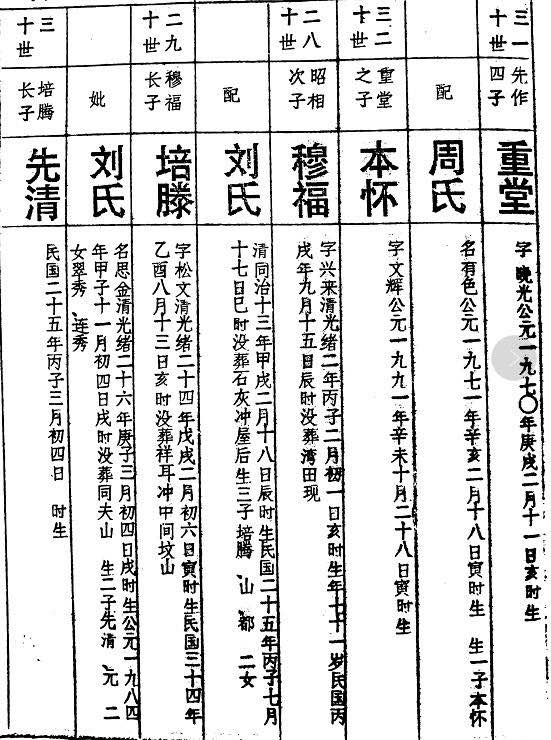
#> input picture images/table01.jpg, 551 x 740 px
$ python retinex.py --image ../images/table01.jpg
#> lines starting #> are read from the running program, lines starting #| are printed output that depends on the picture
# -*- coding: utf-8 -*-
"""
 @File    : retinex.py
 @Time    : 2020/4/1 下午2:30
 @Author  : yizuotian
 @Description    :
"""

# ref [11]
# ref [11]

# ref [11]
# ref [11]
import argparse

import cv2
import numpy as np


def singleScaleRetinexProcess(img, sigma):
    temp = cv2.GaussianBlur(img, (0, 0), sigma)
    gaussian = np.where(temp == 0, 0.01, temp)
    retinex = np.log10(img + 0.01) - np.log10(gaussian)
    return retinex


def multiScaleRetinexProcess(img, sigma_list):
    retinex = np.zeros_like(img * 1.0)
    for sigma in sigma_list:
        retinex = singleScaleRetinexProcess(img, sigma)
    retinex = retinex / len(sigma_list)
    return retinex


def colorRestoration(img, alpha, beta):
    img_sum = np.sum(img, axis=2, keepdims=True)
    color_restoration = beta * (np.log10(alpha * img) - np.log10(img_sum))
    return color_restoration


def multiScaleRetinexWithColorRestorationProcess(img, sigma_list, G, b, alpha, beta):
    img = np.float64(img) + 1.0
    img_retinex = multiScaleRetinexProcess(img, sigma_list)
    img_color = colorRestoration(img, alpha, beta)
    img_msrcr = G * (img_retinex * img_color + b)
    return img_msrcr


def simplestColorBalance(img, low_clip, high_clip):
    total = img.shape[0] * img.shape[1]
    for i in range(img.shape[2]):
        unique, counts = np.unique(img[:, :, i], return_counts=True)
        current = 0
        for u, c in zip(unique, counts):
            if float(current) / total < low_clip:
                low_val = u
            if float(current) / total < high_clip:
                high_val = u
            current += c
        img[:, :, i] = np.maximum(np.minimum(img[:, :, i], high_val), low_val)
    return img


def touint8(img):
    for i in range(img.shape[2]):
        img[:, :, i] = (img[:, :, i] - np.min(img[:, :, i])) / \
                       (np.max(img[:, :, i]) - np.min(img[:, :, i])) * 255
    img = np.uint8(np.minimum(np.maximum(img, 0), 255))
    return img


def SSR(img, sigma=300):
    ssr = singleScaleRetinexProcess(img, sigma)
    ssr = touint8(ssr)
    return ssr


def MSR(img, sigma_list=[15, 80, 250]):
    msr = multiScaleRetinexProcess(img, sigma_list)
    msr = touint8(msr)
    return msr


def MSRCR(img, sigma_list=[15, 80, 250], G=5, b=25, alpha=125, beta=46, low_clip=0.01, high_clip=0.99):
    msrcr = multiScaleRetinexWithColorRestorationProcess(img, sigma_list, G, b, alpha, beta)
    msrcr = touint8(msrcr)
    msrcr = simplestColorBalance(msrcr, low_clip, high_clip)
    return msrcr


def main():
    ap = argparse.ArgumentParser()
    ap.add_argument('-i', '--image', required=True)
    args = vars(ap.parse_args())

    image = cv2.imread(args["image"])
#> image is the input picture: shape (740, 551, 3); min 0, max 255, mean 216.9

    ssr = SSR(image)
#> in singleScaleRetinexProcess, `retinex = np.log10(img + 0.01) - np.log10(gaussian)`:
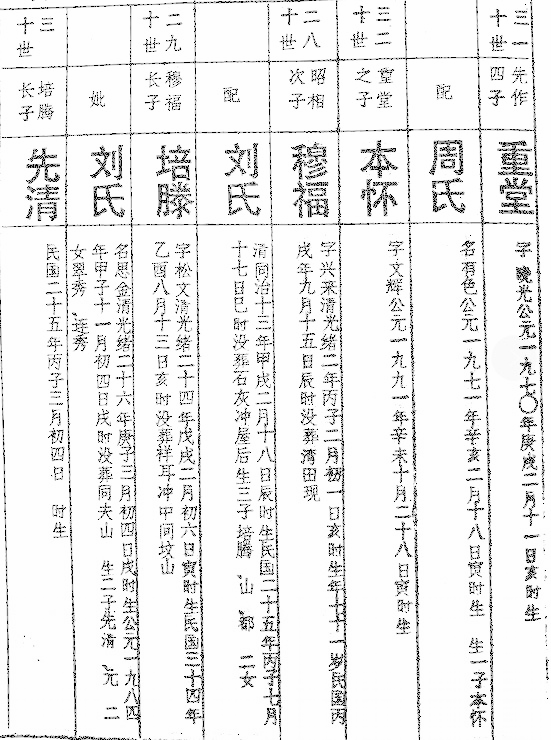
#> retinex: shape (740, 551, 3) float64; min -4.35, max 0.0802, mean -0.23; drawn with min black and max white
    msr = MSR(image)
#> the loop in multiScaleRetinexProcess, `for sigma in sigma_list:` made 3 passes
#> pass 1, in singleScaleRetinexProcess (call 2), `temp = cv2.GaussianBlur(img, (0, 0), sigma)`:
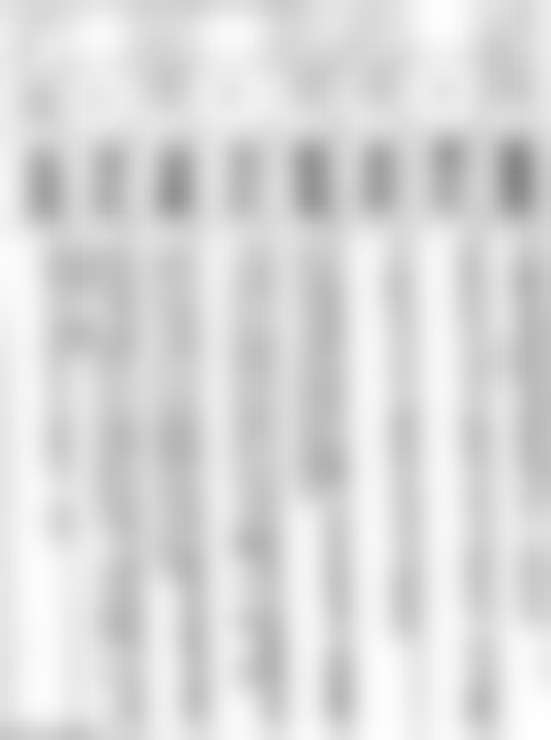
#> temp: shape (740, 551, 3); min 133, max 255, mean 216.9
    msrcr = MSRCR(image)
#> the loop in multiScaleRetinexProcess (call 2), `for sigma in sigma_list:` made 3 passes
#> pass 1, in singleScaleRetinexProcess (call 5), `temp = cv2.GaussianBlur(img, (0, 0), sigma)`:
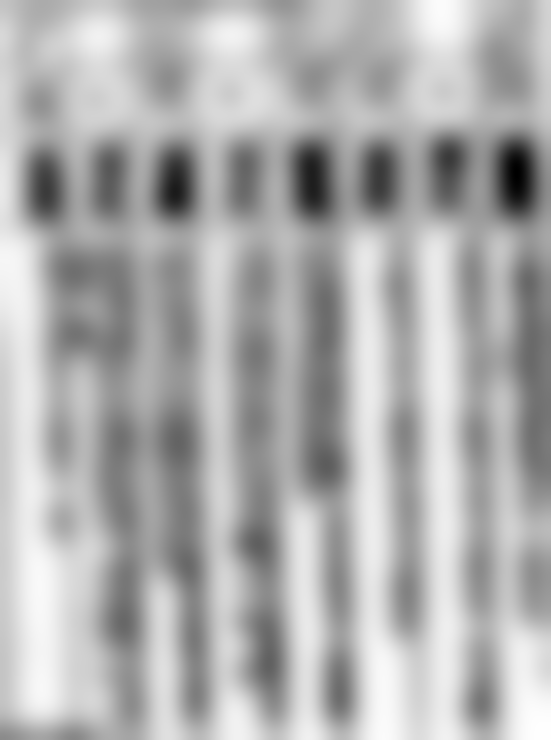
#> temp: shape (740, 551, 3) float64; min 135.6, max 255.9, mean 217.9; drawn with min black and max white
#> pass 1, in singleScaleRetinexProcess (call 5), `retinex = np.log10(img + 0.01) - np.log10(gaussian)`:
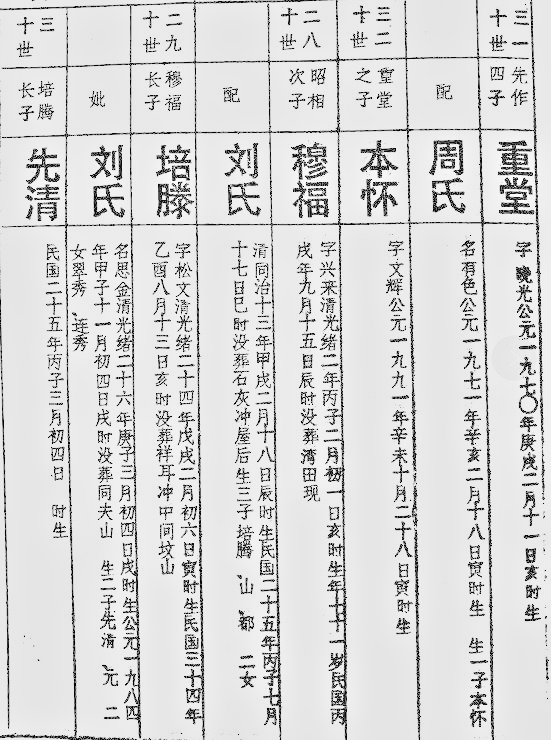
#> retinex: shape (740, 551, 3) float64; min -2.4, max 0.275, mean -0.145; drawn with min black and max white
#> pass 2, in singleScaleRetinexProcess (call 6), `retinex = np.log10(img + 0.01) - np.log10(gaussian)`:
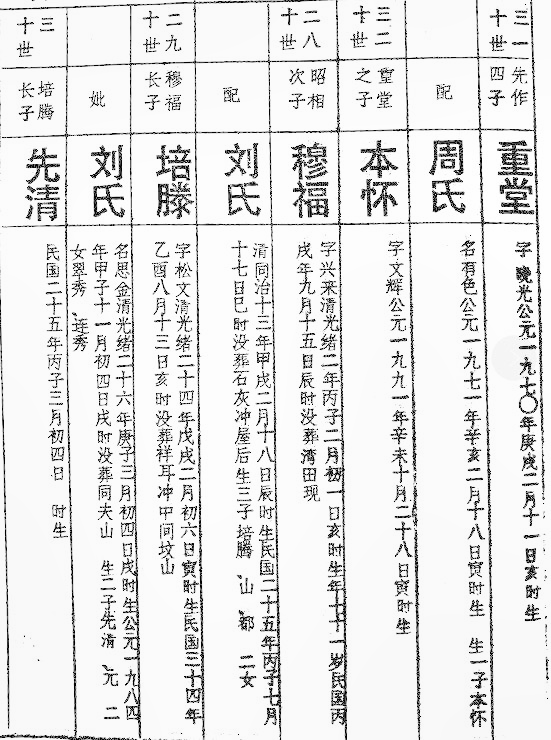
#> retinex: shape (740, 551, 3) float64; min -2.36, max 0.0999, mean -0.146; drawn with min black and max white
#> in colorRestoration, `color_restoration = beta * (np.log10(alpha * img) - np.log10(img_sum))`:
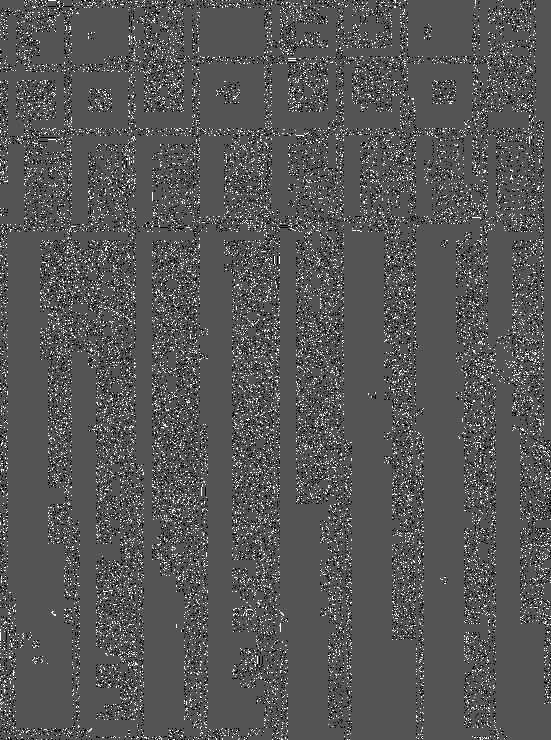
#> color_restoration: shape (740, 551, 3) float64; min 74.51, max 74.51, mean 74.5; drawn with min black and max white
#> after the loop in simplestColorBalance, `for i in range(img.shape[2]):`: img: shape (740, 551, 3); min 0, max 254, mean 231

    cv2.imshow("Retinex", np.hstack([image, ssr, msr, msrcr]))
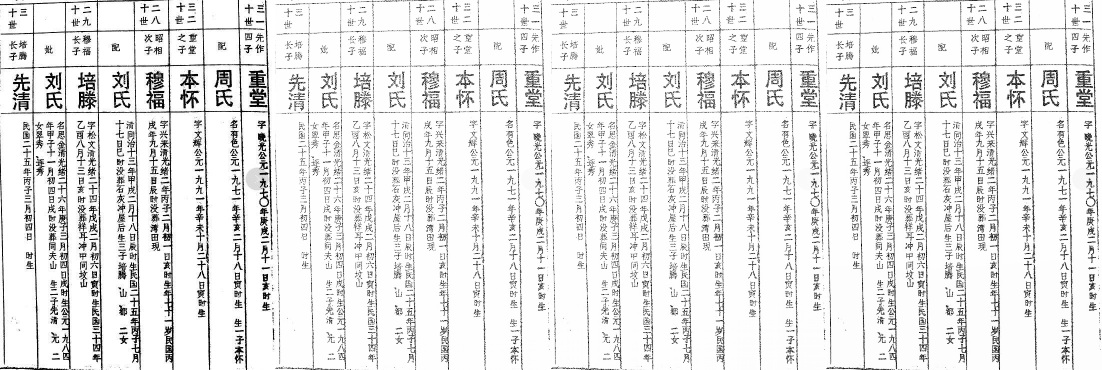
#> window 'Retinex': shape (740, 2204, 3) (shown at 1/2 size); min 0, max 255, mean 230.3
    cv2.waitKey(0)


if __name__ == "__main__":
    main()
